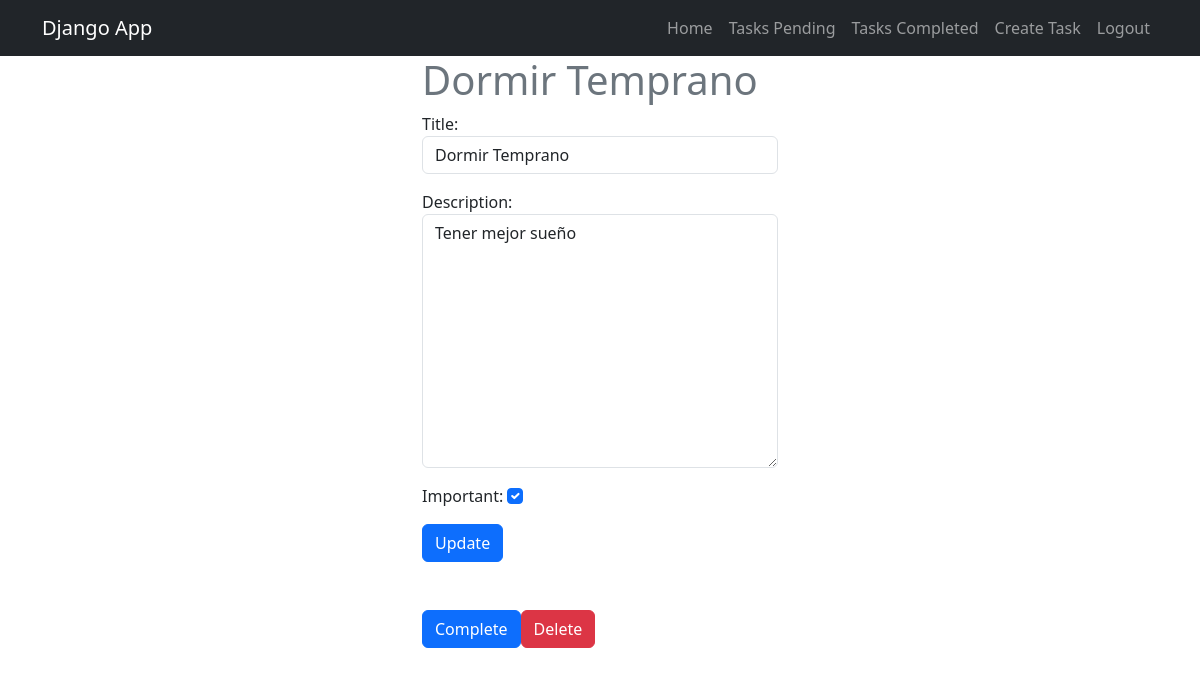
The page /tasks/5/detail/ (signed in) on the database its author committed.
### tasks/models.py (models this page shows, shortened)
class Task(models.Model):
    title = models.CharField(max_length=100)
    description = models.TextField(blank=True)
    created = models.DateTimeField(auto_now_add=True)
    datecompleted = models.DateTimeField(null=True, blank=True)
    important = models.BooleanField(default=False)
    user = models.ForeignKey(User, on_delete=models.CASCADE)

### tasks/views.py (the view, shortened to what this page needs)
# urls.py: path('tasks/<int:task_id>/detail/', views.detail_task, name='detail_task'),
@login_required
def detail_task(request, task_id):
    if request.method == 'GET':
        task = get_object_or_404(Task, pk=task_id, user=request.user)
        form = TaskForm(instance=task)
        return render(request, 'task_detail.html', {'task' : task, 'form': form} )

### tasks/forms.py
class TaskForm(forms.ModelForm):
    class Meta:
        model = Task
        fields = ['title','description', 'important']
        widgets = {
            'title' : forms.TextInput(attrs={'class' : 'form-control', 'placeholder' : 'Write a title'}),
            'description' : forms.Textarea(attrs={'class' : 'form-control', 'placeholder' : 'Write a description'}),
            'important' : forms.CheckboxInput(attrs={'class' : 'form-check-input'}),
        }

### tasks/templates/task_detail.html (shortened to what this page needs)
{% extends 'base.html' %}
{% block content %}
<main class="container">
    <div class="row">
        <div class="col-md-4 offset-md-4">
            <h1 class="text-secondary">{{task.title}}</h1>
                <form method="POST">
                    {{form.as_p}}
                    <button class="btn btn-primary">
                        Update
                    </button>
                </form>
            <div class="mt-5 d-flex">
                <form action="{% url 'complete_task' task.id %}" method="POST">
                    <button class="btn btn-primary">
                        Complete
                    </button>
                </form>
                <form action="{% url 'delete_task' task.id %}" method="POST">
                    <button class="btn btn-danger">
                        Delete
                    </button>
                </form>
            </div>
        </div>
    </div>
</main>
{% endblock %}

### rows shown on the page
Task: title "Dormir Temprano", description "Tener mejor sueño", important "☑"
